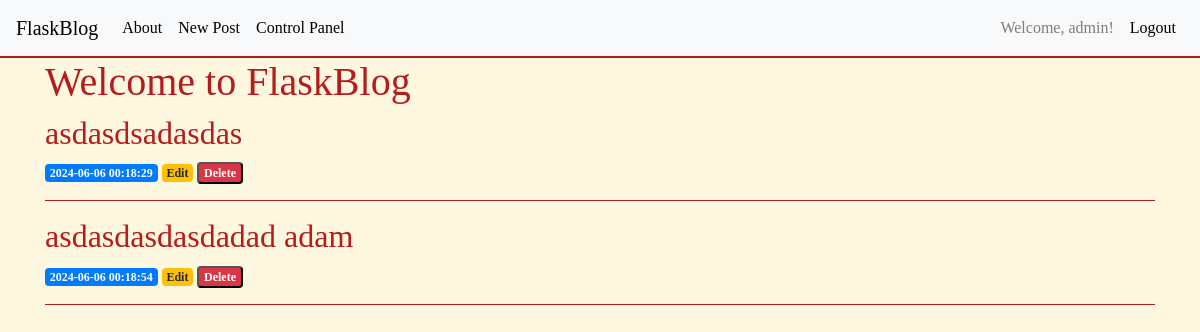
Page / (signed in) on the earlier database version.
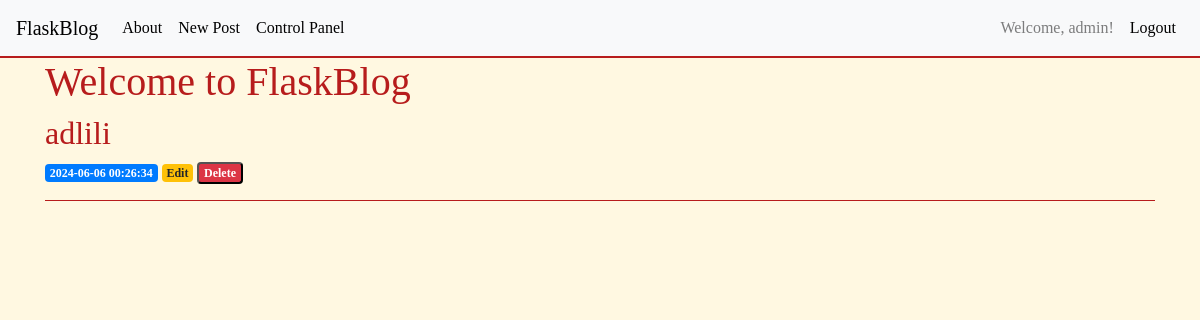
Same page on the later database version.
### tables this page shows
CREATE TABLE post (
    id INTEGER PRIMARY KEY AUTOINCREMENT,
    title TEXT NOT NULL,
    content TEXT NOT NULL,
    created TIMESTAMP NOT NULL DEFAULT CURRENT_TIMESTAMP,
    user_id INTEGER NOT NULL,
    FOREIGN KEY (user_id) REFERENCES user (id)
);

### app.py (the view)
@app.route('/')
def index():
    conn = get_db_connection()
    posts = conn.execute('SELECT * FROM post').fetchall()
    conn.close()
    return render_template('index.html', posts=posts)

### app.py (called while the page is built)
def get_db_connection():
    conn = sqlite3.connect('database.db')
    conn.row_factory = sqlite3.Row
    return conn

### templates/index.html
{% extends 'base.html' %}
{% block content %}
<h1>{% block title %} Welcome to FlaskBlog {% endblock %}</h1>
{% for post in posts %}
    <a href="{{ url_for('post', post_id=post['id']) }}">
        <h2>{{ post['title'] }}</h2>
    </a>
    <span class="badge badge-primary">{{ post['created'] }}</span>
    {% if session.get('user_id') == post['user_id'] or session.get('is_admin') %}
        <a href="{{ url_for('edit', id=post['id']) }}">
            <span class="badge badge-warning">Edit</span>
        </a>
        <form action="{{ url_for('delete', id=post['id']) }}" method="post" style="display:inline;">
            <button type="submit" class="badge badge-danger">Delete</button>
        </form>
    {% endif %}
    <hr />
{% endfor %}
{% endblock %}

Differences in the rows shown:
removed post: title "asdasdsadasdas", created "2024-06-06 00:18:29"
removed post: title "asdasdasdasdadad adam", created "2024-06-06 00:18:54"
added post: title "adlili", created "2024-06-06 00:26:34"
